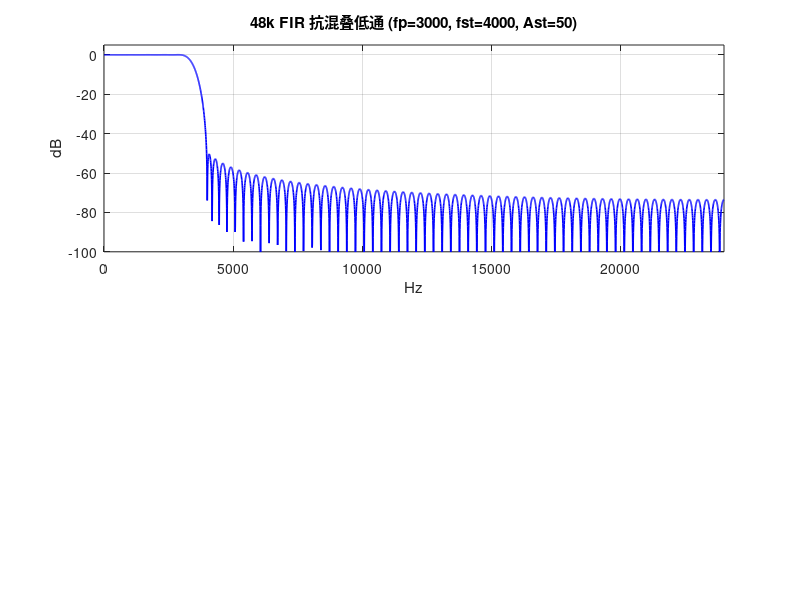

Reproduce this figure in MATLAB. (Note: this script raises an error after producing the figure.)
%% design_pipeline.m
% 设计 48k -> 8k -> (8k域IIR) -> 48k pipeline 的滤波器
% 导出为单个头文件 lpf_down_then_up.h

clear; clc; close all;

fs_in  = 48000;
fs_out = 8000;
P      = fs_in / fs_out;   % = 6

%% ===== 1. FIR 抗混叠低通 (48k -> 8k) =====
fp  = 3000;
fst = 4000;
Ap  = 1;
Ast = 50;

f_vec = [fp, fst];
a_vec = [1, 0];
dev   = [(10^(Ap/20)-1)/(10^(Ap/20)+1), 10^(-Ast/20)];
[n, ~, beta, ~] = kaiserord(f_vec, a_vec, dev, fs_in);
n = n + mod(n, 2);

fc = (fp + fst) / 2;
Wn = fc / (fs_in / 2);
h_dec = fir1(n, Wn, 'low', kaiser(n+1, beta));
h_dec = h_dec / sum(h_dec);       % 直流增益 = 1

L_fir  = length(h_dec);
gd_fir = (L_fir - 1) / 2;
fprintf('FIR: 阶=%d 长=%d 群延迟=%d\n', n, L_fir, round(gd_fir));

%% ===== 2. 上采样 FIR (同形状, 增益 ×P) =====
h_int = h_dec * P;

%% ===== 3. IIR 低通 (8k 域, 1.6kHz -3dB) =====
% 注意: 8k 采样下 2kHz 就是 Nyquist, 所以截止要略低, 1.6k~1.8k 都行
N_iir  = 8;
fc_iir = 1600;
Wn_iir = fc_iir / (fs_out / 2);
[b_iir, a_iir]  = butter(N_iir, Wn_iir, 'low');
[sos_iir, g_iir] = tf2sos(b_iir, a_iir);
n_sos = size(sos_iir, 1);
fprintf('IIR: 阶=%d SOS=%d g=%.6e\n', N_iir, n_sos, g_iir);

%% ===== 4. 画图验证 =====
figure('Name','Pipeline filter responses','Position',[100 100 900 650]);

subplot(2,1,1);
[H_dec, wd] = freqz(h_dec, 1, 4096, fs_in);
plot(wd, 20*log10(abs(H_dec)+eps), 'b', 'LineWidth', 1.2); grid on;
xlim([0 fs_in/2]); ylim([-100 5]);
xlabel('Hz'); ylabel('dB');
title(sprintf('48k FIR 抗混叠低通 (fp=%d, fst=%d, Ast=%d)', fp, fst, Ast));
xline(fp,'g--'); xline(fst,'m--'); xline(fc,'r--');

subplot(2,1,2);
[H_iir, wi] = freqz(b_iir, a_iir, 4096, fs_out);
plot(wi, 20*log10(abs(H_iir)+eps), 'b', 'LineWidth', 1.2); grid on;
xlim([0 fs_out/2]); ylim([-100 5]);
xlabel('Hz'); ylabel('dB');
title(sprintf('8k IIR 低通 (Butter %d 阶, fc=%dHz)', N_iir, fc_iir));
xline(fc_iir,'r--'); xline(2000,'k--');

%% ===== 5. 信号级验证 =====
t48 = (0:4800-1)/fs_in;
x   = sin(2*pi*1000*t48) + sin(2*pi*2000*t48) + sin(2*pi*6000*t48);

y48_filt = filter(h_dec, 1, x);
y8       = y48_filt(1:P:end);
y8_iir   = filter(b_iir, a_iir, y8);

% 手工上采样: 插零 -> 滤波 -> ×P
y_up_z   = zeros(1, length(y8_iir)*P);
y_up_z(1:P:end) = y8_iir;
y48_out  = filter(h_int, 1, y_up_z);

figure('Name','Pipeline signal check','Position',[100 100 900 700]);
subplot(3,1,1);
[Px,Fx] = pwelch(x,[],[],8192,fs_in);
plot(Fx/1000, 10*log10(Px+eps)); grid on;
xlim([0 12]); xlabel('kHz'); ylabel('dB/Hz');
title('原始 48k (1k + 2k + 6k)');

subplot(3,1,2);
[P8,F8] = pwelch(y8_iir,[],[],4096,fs_out);
plot(F8/1000, 10*log10(P8+eps)); grid on;
xlim([0 4]); xlabel('kHz'); ylabel('dB/Hz');
title('8k 域 (降采样 + IIR 后): 应只剩 1k + 2k');

subplot(3,1,3);
[P48,F48] = pwelch(y48_out,[],[],8192,fs_in);
plot(F48/1000, 10*log10(P48+eps)); grid on;
xlim([0 12]); xlabel('kHz'); ylabel('dB/Hz');
title('上采样回 48k: 1k/2k 保留, 6k 的镜像被 IIR 压掉');

%% ===== 6. 导出头文件 =====
fname = 'lpf_down_then_up.h';
fid = fopen(fname, 'w');

fprintf(fid, '/* ============================================\n');
fprintf(fid, ' * 48k -> 8k -> 48k pipeline 滤波器统一头文件\n');
fprintf(fid, ' * 由 MATLAB 生成\n');
fprintf(fid, ' *   1) FIR 抗混叠低通 (48k -> 8k), 系数总和 = 1\n');
fprintf(fid, ' *   2) IIR 低通       (8k 域, %.0fHz 截止)\n', fc_iir);
fprintf(fid, ' *   3) FIR 上采样     (8k -> 48k), 系数总和 = %d\n', P);
fprintf(fid, ' * ============================================ */\n\n');
fprintf(fid, '#ifndef LPF_DOWN_THEN_UP_H\n');
fprintf(fid, '#define LPF_DOWN_THEN_UP_H\n\n');

% --- 5.1 FIR 抗混叠 ---
fprintf(fid, '/* ---------- 48k -> 8k FIR 抗混叠 ---------- */\n');
fprintf(fid, '#define DEC_FIR_LEN              %d\n', L_fir);
fprintf(fid, '#define DEC_FIR_Q                %d\n', P);
fprintf(fid, '#define DEC_FIR_GROUP_DELAY_INT  %d\n\n', round(gd_fir));
fprintf(fid, 'static const float dec_fir_coeff[DEC_FIR_LEN] = {\n');
for k = 1:L_fir
    if mod(k-1, 4) == 0, fprintf(fid, '    '); end
    fprintf(fid, '%.9ef', h_dec(k));
    if k < L_fir, fprintf(fid, ','); end
    if mod(k, 4) == 0
        fprintf(fid, '\n');
    else
        fprintf(fid, ' ');
    end
end
fprintf(fid, '\n};\n\n');

% --- 5.2 FIR 上采样 ---
fprintf(fid, '/* ---------- 8k -> 48k FIR 上采样 ---------- */\n');
fprintf(fid, '#define INT_FIR_LEN              %d\n', L_fir);
fprintf(fid, '#define INT_FIR_P                %d\n', P);
fprintf(fid, '#define INT_FIR_GROUP_DELAY_INT  %d\n\n', round(gd_fir));
fprintf(fid, 'static const float int_fir_coeff[INT_FIR_LEN] = {\n');
for k = 1:L_fir
    if mod(k-1, 4) == 0, fprintf(fid, '    '); end
    fprintf(fid, '%.9ef', h_int(k));
    if k < L_fir, fprintf(fid, ','); end
    if mod(k, 4) == 0
        fprintf(fid, '\n');
    else
        fprintf(fid, ' ');
    end
end
fprintf(fid, '\n};\n\n');

% --- 5.3 IIR ---
fprintf(fid, '/* ---------- 8k 域 IIR 低通 ---------- */\n');
fprintf(fid, '#define LPF_IIR_N_SOS            %d\n', n_sos);
fprintf(fid, '#define LPF_IIR_GAIN             (%.9ef)\n\n', g_iir);
fprintf(fid, 'static const float lpf_iir_sos[LPF_IIR_N_SOS][6] = {\n');
for s = 1:n_sos
    fprintf(fid, '    { %.9ef, %.9ef, %.9ef, 1.0f, %.9ef, %.9ef }', ...
        sos_iir(s,1), sos_iir(s,2), sos_iir(s,3), sos_iir(s,5), sos_iir(s,6));
    if s < n_sos, fprintf(fid, ','); end
    fprintf(fid, '\n');
end
fprintf(fid, '};\n\n');

% --- 5.4 函数: 降采样 ---
fprintf(fid, '/* ============================================\n');
fprintf(fid, ' * 函数实现\n');
fprintf(fid, ' * ============================================ */\n\n');

fprintf(fid, '/* 48k -> 8k 抗混叠降采样 */\n');
fprintf(fid, 'static inline int downsample_48k_to_8k(const float *x, int n_in, float *y)\n');
fprintf(fid, '{\n');
fprintf(fid, '    int count = 0;\n');
fprintf(fid, '    int i, k;\n');
fprintf(fid, '    for (i = 0; i < n_in; i += DEC_FIR_Q) {\n');
fprintf(fid, '        float acc = 0.0f;\n');
fprintf(fid, '        for (k = 0; k < DEC_FIR_LEN; k++) {\n');
fprintf(fid, '            int idx = i - k;\n');
fprintf(fid, '            if (idx >= 0) acc += dec_fir_coeff[k] * x[idx];\n');
fprintf(fid, '        }\n');
fprintf(fid, '        y[count++] = acc;\n');
fprintf(fid, '    }\n');
fprintf(fid, '    return count;\n');
fprintf(fid, '}\n\n');

% --- 5.5 函数: IIR ---
fprintf(fid, '/* 8k 域 IIR 低通 (DF2T, 状态跨调用保持) */\n');
fprintf(fid, 'static inline void iir_lpf_8k(const float *x, float *y, int n)\n');
fprintf(fid, '{\n');
fprintf(fid, '    static float z[LPF_IIR_N_SOS][2] = {{0.0f}};\n');
fprintf(fid, '    int i, s;\n');
fprintf(fid, '    for (i = 0; i < n; i++) {\n');
fprintf(fid, '        float in = x[i];\n');
fprintf(fid, '        for (s = 0; s < LPF_IIR_N_SOS; s++) {\n');
fprintf(fid, '            const float *c = lpf_iir_sos[s];\n');
fprintf(fid, '            float out = c[0] * in + z[s][0];\n');
fprintf(fid, '            z[s][0] = c[1] * in - c[4] * out + z[s][1];\n');
fprintf(fid, '            z[s][1] = c[2] * in - c[5] * out;\n');
fprintf(fid, '            in = out;\n');
fprintf(fid, '        }\n');
fprintf(fid, '        y[i] = in * LPF_IIR_GAIN;\n');
fprintf(fid, '    }\n');
fprintf(fid, '}\n\n');

% --- 5.6 函数: 上采样 ---
fprintf(fid, '/* 8k -> 48k 多相上采样 */\n');
fprintf(fid, 'static inline int upsample_8k_to_48k(const float *x, int n_in, float *y)\n');
fprintf(fid, '{\n');
fprintf(fid, '    const int P = INT_FIR_P;\n');
fprintf(fid, '    const int branch_len = (INT_FIR_LEN + P - 1) / P;\n');
fprintf(fid, '    int n, m;\n');
fprintf(fid, '    for (n = 0; n < n_in * P; n++) {\n');
fprintf(fid, '        int phase = n %% P;\n');
fprintf(fid, '        int q     = n / P;\n');
fprintf(fid, '        float acc = 0.0f;\n');
fprintf(fid, '        for (m = 0; m < branch_len; m++) {\n');
fprintf(fid, '            int hidx = phase + m * P;\n');
fprintf(fid, '            if (hidx >= INT_FIR_LEN) break;\n');
fprintf(fid, '            int xidx = q - m;\n');
fprintf(fid, '            if (xidx >= 0 && xidx < n_in)\n');
fprintf(fid, '                acc += int_fir_coeff[hidx] * x[xidx];\n');
fprintf(fid, '        }\n');
fprintf(fid, '        y[n] = acc;\n');
fprintf(fid, '    }\n');
fprintf(fid, '    return n_in * P;\n');
fprintf(fid, '}\n\n');

fprintf(fid, '#endif /* LPF_DOWN_THEN_UP_H */\n');
fclose(fid);

fprintf('\n===== 完成 =====\n');
fprintf('导出: %s\n', fname);
fprintf('  DEC FIR: 长 %d, Q=%d, 群延迟 %d\n', L_fir, P, round(gd_fir));
fprintf('  INT FIR: 长 %d, P=%d, 增益 ×%d\n', L_fir, P, P);
fprintf('  IIR    : %d SOS, g=%.6e, fc=%d Hz\n', n_sos, g_iir, fc_iir);
